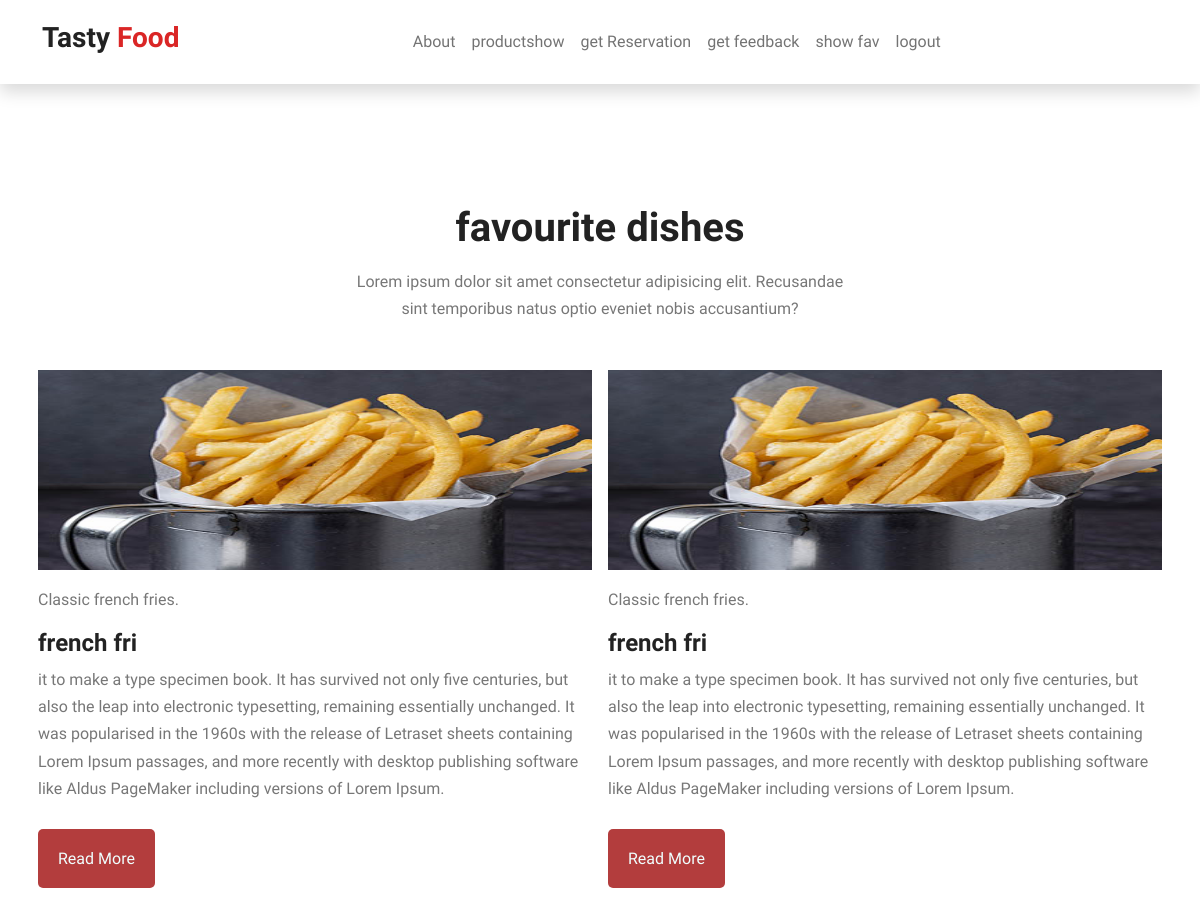
The app's page /showfav/ (signed in) with its own data.
### customer/models.py (models this page shows)
class favourite(models.Model):
    user = models.ForeignKey(settings.AUTH_USER_MODEL,
                             on_delete=models.CASCADE)
    food = models.ForeignKey(food, on_delete=models.CASCADE)

### company/models.py (models this page shows, shortened)
class food(models.Model):
    user = models.ForeignKey(settings.AUTH_USER_MODEL,
                             null=True, on_delete=models.CASCADE)
    name = models.CharField(max_length=122)
    type = models.CharField(max_length=122)
    describtion = models.TextField()
    price = models.CharField(max_length=122)
    image = models.ImageField(upload_to='profileimg', blank=True)

### customer/views.py (the view)
# urls.py: path('showfav/', views.showfav, name='showfav'),
def showfav(request):
    blogs = favourite.objects.filter(user= request.user)
    context = {'blogs': blogs}
    return render(request, 'customer/showfav.html', context)

### templates/customer/showfav.html (shortened to what this page needs)
{% extends 'customer/base2.html' %} {% load crispy_forms_tags %} {% block body %}
<section id="blog">
  <div class="container">
    <div class="row">
      <div class="col-12 intro-text">
        <h1>favourite dishes</h1>
        <p>
          Lorem ipsum dolor sit amet consectetur adipisicing elit. Recusandae
          sint temporibus natus optio eveniet nobis accusantium?
        </p>
      </div>
    </div>
    <div class="row gy-4">
      {% for blog in blogs %}
      <div class="col-sm-6 p-2 ">
        <img src="{{blog.food.image.url}}" width="300px" height="200px" alt="" />
        <p>{{blog.food.type}}</p>
        <h4><a href="#">{{blog.food.name}}</a></h4>
        <p>{{blog.food.describtion}}</p>
        <br>
        <a style="border-radius: 5px; background-color: rgb(179, 61, 61); color: azure; padding: 20px;" href="#">Read More</a>
      </div>
    {%endfor%}
  </div>
</section>
{% endblock %}

### templates/customer/base2.html (shortened to what this page needs)
<!DOCTYPE html>
{% load static %}
<html lang="en" dir="ltr">
  <head>
    <link
      href="https://cdn.jsdelivr.net/npm/bootstrap@5.2.3/dist/css/bootstrap.min.css"
      rel="stylesheet"
    />
    <link
      href="https://cdn.jsdelivr.net/npm/remixicon@2.5.0/fonts/remixicon.css"
      rel="stylesheet"
    />
    <link
      rel="stylesheet"
      href="https://cdnjs.cloudflare.com/ajax/libs/font-awesome/6.2.1/css/all.min.css"
    />
    <link rel="stylesheet" href="static/css/style.css" />
  </head>
  <body>
    <nav class="navbar navbar-expand-lg bg-white shadow py-3 sticky-top">
      <div class="container">
        <a class="navbar-brand" href="/">
          <b>
            <h3>Tasty <span style="color: #da2626">Food</span></h3></b
          >
        </a>
        <div class="collapse navbar-collapse" id="navbarNav">
          <ul class="navbar-nav mx-auto">
            <li class="nav-item">
              <a class="nav-link" href="{% url 'login:afterlogincustomer' %}"
                >About</a
              >
            </li>
            <li class="nav-item">
              <a class="nav-link" href="{% url 'customer:productshow' %}"
                >productshow</a
              >
            </li>
            <li class="nav-item">
              <a class="nav-link" href="{% url 'customer:getreservation' %}"
                >get Reservation</a
              >
            </li>
            <li class="nav-item">
              <a class="nav-link" href="{% url 'customer:getfeedback' %}"
                >get feedback</a
              >
            </li>
            <li class="nav-item">
              <a class="nav-link" href="{% url 'customer:showfav' %}"
                >show fav</a
              >
            </li>
            <li class="nav-item">
              <a class="nav-link" href="{% url 'login:logout' %}">logout</a>
            </li>
          </ul>
        </div>
      </div>
    </nav>
    {% block body %} {% endblock %}
  </body>
</html>

### static/css/style.css (style rules this page uses)
body { font-family: "Spline Sans", sans-serif; color: #777; line-height: 1.7; }
h1,h2,h3,h4,h5,h6 { font-weight: 600; color: #222; }
a { color: #222; text-decoration: none; transition: all 0.4s; }
img { width: 100%; }
section { padding-top: 120px; padding-bottom: 120px; }
.intro-text { margin-bottom: 40px; text-align: center; }
.intro-text p { max-width: 500px; margin: 16px auto 0 auto; }

### records on screen
favourite: food.image (picture), food.type "Classic french fries.", food.name "french fri", food.describtion "it to make a type specimen book. It has survived not only five centuries, but also the leap into electronic typesetting, remaining essentially unchanged. It was popularised in the 1960s with the release of Letraset sheets containing Lorem Ipsum passages, and more recently with desktop publishing software like Aldus PageMaker including versions of Lorem Ipsum."
favourite: food.image (picture), food.type "Classic french fries.", food.name "french fri", food.describtion "it to make a type specimen book. It has survived not only five centuries, but also the leap into electronic typesetting, remaining essentially unchanged. It was popularised in the 1960s with the release of Letraset sheets containing Lorem Ipsum passages, and more recently with desktop publishing software like Aldus PageMaker including versions of Lorem Ipsum."
